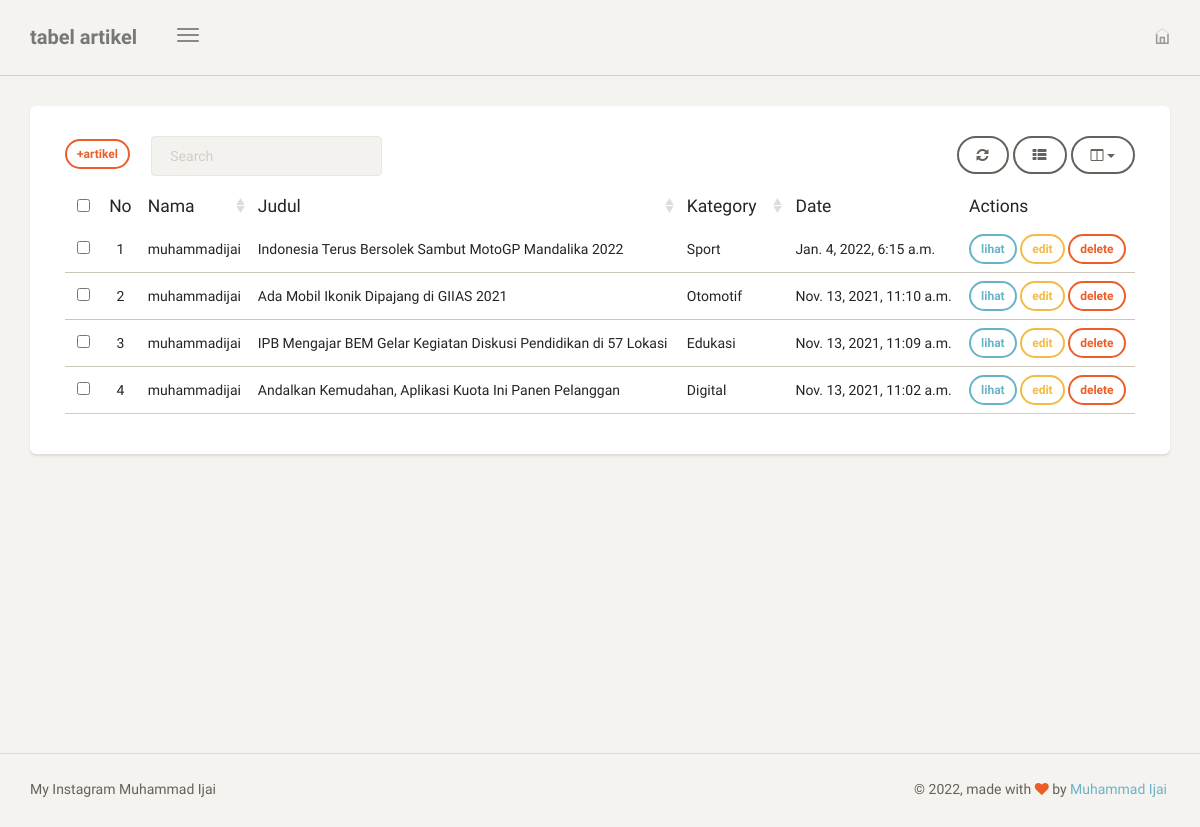
Screenshot of /dashboard/artikel/ (signed in) with the database file from the repository.
### blog/models.py (models this page shows, shortened)
class Artikel(models.Model):
    nama = models.ForeignKey(User, on_delete=models.CASCADE, blank=True, null=True)
    judul = models.CharField(max_length=100)
    body = RichTextUploadingField(blank=True, null=True,
                                  config_name='special',
                                  external_plugin_resources=[(
                                       'youtube',
                                       '/static/ckeditor_plugins/youtube/youtube/',
                                       'plugin.js',
                                       )],
    )
    kategory = models.ForeignKey(Kategori, on_delete=models.CASCADE)
    date = models.DateTimeField(auto_now_add=True)
    thumbnail = models.ImageField(upload_to='artikel/thumbnail/', blank=True, null=True)
    class Meta:
        ordering=['-date']
        verbose_name_plural = "Artikel"

class Kategori(models.Model):
    nama = models.CharField(max_length=20)
    def __str__(self):
        return self.nama
    class Meta:
        verbose_name_plural = "Kategori"

### blog/views.py (the view)
# urls.py: path('artikel/', artikel, name='tabel_artikel'),
@login_required
def artikel(request):
    template_name = "back/tabel_artikel.html"
    artikel = Artikel.objects.filter(nama = request.user)
    context = {
        'title':'tabel artikel',
        'artikel':artikel,
    }
    return render(request, template_name, context)

### templates/back/tabel_artikel.html (shortened to what this page needs)
{% extends 'back/base.html' %}
{% block content %}
 <div class="content">
	            <div class="container-fluid">
	                <div class="row">
	                    <div class="col-md-12">
	                        <div class="card">
	                            <div class="card-content">
	                                <div class="toolbar">
									<a class="btn btn-sm btn-danger" href="{% url 'tambah_artikel' %}">+artikel</a>&ensp;&ensp;&ensp;
	                                </div>
	                                <table id="bootstrap-table" class="table">
	                                    <thead>
	                                        <th data-field="id" class="text-center">No</th>
	                                    	<th data-field="name" data-sortable="true">Nama</th>
	                                    	<th data-field="salary" data-sortable="true">Judul</th>
	                                    	<th data-field="country" data-sortable="true">Kategory</th>
	                                    	<th data-field="city">Date</th>
	                                    	<th>Actions</th>
	                                    </thead>
	                                    <tbody>
										{% for a in artikel %}
										    <tr>
	                                        	<td>{{forloop.counter}}</td>
	                                        	<td>{{a.nama}}</td>
	                                        	<td>{{a.judul}}</td>
	                                        	<td>{{a.kategory}}</td>
	                                        	<td>{{a.date}}</td>
	                                        	<td>
												    <a class ="btn btn-sm btn-info" href="{% url 'lihat_artikel' a.id %}">lihat</a>
												    <a class ="btn btn-sm btn-warning" href="{% url 'edit_artikel' a.id %}">edit</a>
												    <a onclick="return confirm('delete artikel?');"class ="btn btn-sm btn-danger" href="{% url 'delete_artikel' a.id %}">delete</a>
												</td>
	                                        </tr>
											{% endfor %}
	                                    </tbody>
	                                </table>
	                            </div>
	                        </div>
	                    </div>
	                </div>
	            </div>
	        </div>
{% endblock content %}

### rows the page displays
Artikel: nama "muhammadijai", judul "Indonesia Terus Bersolek Sambut MotoGP Mandalika 2022", kategory "Sport", date "Jan. 4, 2022, 6:15 a.m."
Artikel: nama "muhammadijai", judul "Ada Mobil Ikonik Dipajang di GIIAS 2021", kategory "Otomotif", date "Nov. 13, 2021, 11:10 a.m."
Artikel: nama "muhammadijai", judul "IPB Mengajar BEM Gelar Kegiatan Diskusi Pendidikan di 57 Lokasi", kategory "Edukasi", date "Nov. 13, 2021, 11:09 a.m."
Artikel: nama "muhammadijai", judul "Andalkan Kemudahan, Aplikasi Kuota Ini Panen Pelanggan", kategory "Digital", date "Nov. 13, 2021, 11:02 a.m."

### other values shown
{{ title }} "tabel artikel"
